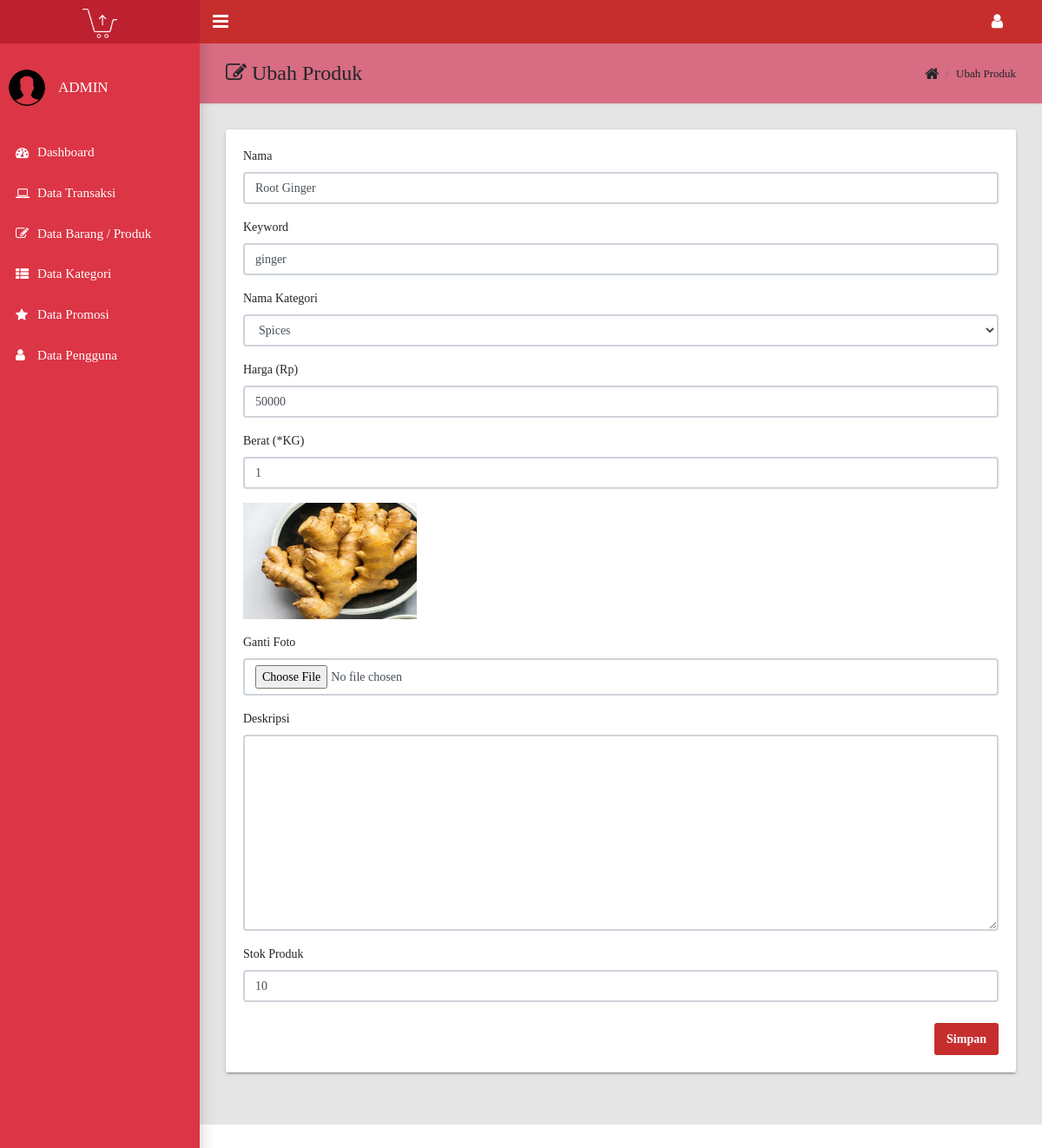
Page /admin/index.php?halaman=ubahbarang&id=4 (signed in) on the committed database.
### tables this page shows
CREATE TABLE `barang` (
  `idbarang` int(11) NOT NULL,
  `id_kategori` text NOT NULL,
  `namabarang` text NOT NULL,
  `keyword` text NOT NULL,
  `hargabarang` text NOT NULL,
  `beratbarang` text NOT NULL,
  `stokbarang` text NOT NULL,
  `fotobarang` text NOT NULL,
  `deskripsibarang` text NOT NULL
);

CREATE TABLE `kategori` (
  `id_kategori` int(11) NOT NULL,
  `nama_kategori` varchar(255) NOT NULL
);

### admin/ubahbarang.php (the view, shortened to what this page needs)
<?php
$ambil = $koneksi->query("SELECT * FROM barang WHERE idbarang='$_GET[id]'");
$pecah = $ambil->fetch_assoc();
?>
<?php
$datakategori = array();
$ambil = $koneksi->query("SELECT * FROM kategori");
while ($tiap = $ambil->fetch_assoc()) {
	$datakategori[] = $tiap;
}
?>
<main class="app-content">
	<div class="app-title" style="background-color: #d76c82;">
		<div>
			<h1><i class="fa fa-edit"></i> Ubah Produk</h1>
		</div>
		<ul class="app-breadcrumb breadcrumb">
			<li class="breadcrumb-item"><i class="fa fa-home fa-lg"></i></li>
			<li class="breadcrumb-item">Ubah Produk</li>
		</ul>
	</div>
	<div class="row">
		<div class="col-md-12">
			<div class="tile">
				<div class="row">
					<div class="col-lg-12">
						<form method="post" enctype="multipart/form-data">
							<div class="form-group">
								<label for="exampleInputEmail1">Nama</label>
								<input type="text" class="form-control" name="nama" value="<?php echo $pecah['namabarang']; ?>">
							</div>
							<div class="form-group">
								<label for="exampleInputPassword1">Keyword</label>
								<input type="text" class="form-control" name="keyword" value="<?php echo $pecah['keyword']; ?>">
							</div>
							<div class="form-group">
								<label for="exampleSelect1">Nama Kategori</label>
								<select name="id_kategori" class="form-control">
									<?php foreach ($datakategori as $key => $value) : ?>
										<option value="<?php echo $value["id_kategori"] ?>" <?php if ($pecah["id_kategori"] == $value["id_kategori"]) {
																								echo "selected";
																							} ?>><?php echo $value["nama_kategori"] ?></option>
									<?php endforeach ?>
								</select>
							</div>
							<div class="form-group">
								<label for="exampleInputPassword1">Harga (Rp)</label>
								<input type="number" class="form-control" name="harga" value="<?php echo $pecah['hargabarang']; ?>">
							</div>
							<div class="form-group">
								<label for="exampleInputPassword1">Berat (*KG)</label>
								<input type="number" class="form-control" name="berat" value="<?php echo $pecah['beratbarang']; ?>">
							</div>
							<div class="form-group">
								<img src="../foto/<?php echo $pecah['fotobarang']; ?>" width="200">
							</div>
							<div class="form-group">
								<label for="exampleInputPassword1">Ganti Foto</label>
								<input type="file" class="form-control" name="foto">
							</div>
							<div class="form-group">
								<label for="exampleTextarea">Deskripsi</label>
								<textarea class="form-control" name="deskripsi" id="deskripsi" rows="10"></textarea>
							</div>
							<div class="form-group">
								<label for="exampleInputPassword1">Stok Produk</label>
								<input type="number" class="form-control" name="stok" value="<?php echo $pecah['stokbarang']; ?>">
							</div>
							<button class="btn btn-primary float-right btn-round mt-2" name="ubah">Simpan</button>
						</form>
					</div>
				</div>
			</div>
		</div>
	</div>
</main>

### rows in the picture
barang: nama "Root Ginger", keyword "ginger", id_kategori "Spices", harga "50000", berat "1", fotobarang (picture), stok "10"
